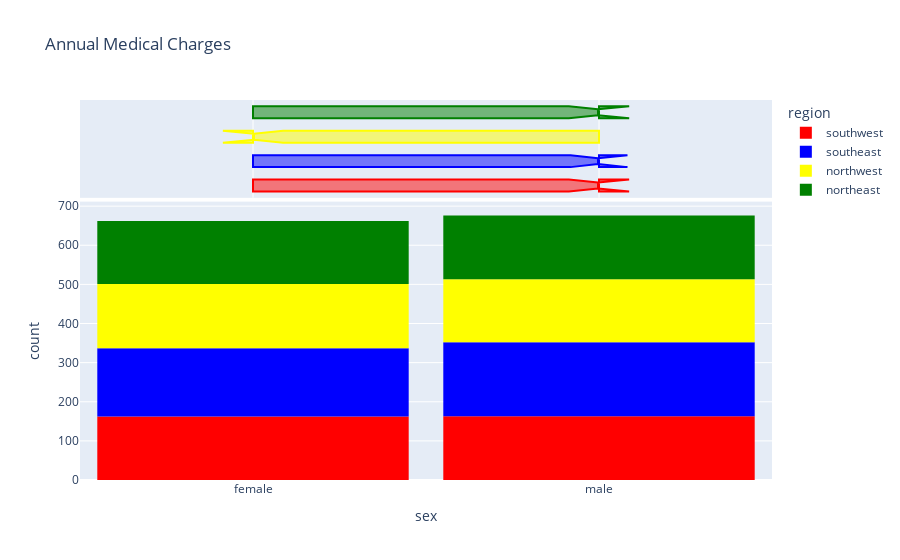

This figure's notebook cell:
### Code cell
fig = px.histogram(medical_df, 
                   x='sex', 
                   marginal='box', 
                   color='region', 
                   color_discrete_sequence=['red', 'blue','yellow','green'], 
                   title='Annual Medical Charges')
fig.update_layout(bargap=0.1)
fig.show()

### Figure 1 — Plotly figure (JSON) as saved in the notebook; plotly's stock layout.template omitted (floating-point values rounded to 4 significant figures; data arrays with more than 128 entries replaced by an {"elided": "..."} marker saying what was removed)
{"data": [{"alignmentgroup": "True", "bingroup": "x", "hovertemplate": "region=southwest<br>sex=%{x}<br>count=%{y}<extra></extra>", "legendgroup": "southwest", "marker": {"color": "red", "pattern": {"shape": ""}}, "name": "southwest", "offsetgroup": "southwest", "orientation": "v", "showlegend": true, "type": "histogram", "x": {"elided": "325 str values"}, "xaxis": "x", "yaxis": "y"}, {"alignmentgroup": "True", "hovertemplate": "region=southwest<br>sex=%{x}<extra></extra>", "legendgroup": "southwest", "marker": {"color": "red"}, "name": "southwest", "notched": true, "offsetgroup": "southwest", "showlegend": false, "type": "box", "x": {"elided": "325 str values"}, "xaxis": "x2", "yaxis": "y2"}, {"alignmentgroup": "True", "bingroup": "x", "hovertemplate": "region=southeast<br>sex=%{x}<br>count=%{y}<extra></extra>", "legendgroup": "southeast", "marker": {"color": "blue", "pattern": {"shape": ""}}, "name": "southeast", "offsetgroup": "southeast", "orientation": "v", "showlegend": true, "type": "histogram", "x": {"elided": "364 str values"}, "xaxis": "x", "yaxis": "y"}, {"alignmentgroup": "True", "hovertemplate": "region=southeast<br>sex=%{x}<extra></extra>", "legendgroup": "southeast", "marker": {"color": "blue"}, "name": "southeast", "notched": true, "offsetgroup": "southeast", "showlegend": false, "type": "box", "x": {"elided": "364 str values"}, "xaxis": "x2", "yaxis": "y2"}, {"alignmentgroup": "True", "bingroup": "x", "hovertemplate": "region=northwest<br>sex=%{x}<br>count=%{y}<extra></extra>", "legendgroup": "northwest", "marker": {"color": "yellow", "pattern": {"shape": ""}}, "name": "northwest", "offsetgroup": "northwest", "orientation": "v", "showlegend": true, "type": "histogram", "x": {"elided": "325 str values"}, "xaxis": "x", "yaxis": "y"}, {"alignmentgroup": "True", "hovertemplate": "region=northwest<br>sex=%{x}<extra></extra>", "legendgroup": "northwest", "marker": {"color": "yellow"}, "name": "northwest", "notched": true, "offsetgroup": "northwest", "showlegend": false, "type": "box", "x": {"elided": "325 str values"}, "xaxis": "x2", "yaxis": "y2"}, {"alignmentgroup": "True", "bingroup": "x", "hovertemplate": "region=northeast<br>sex=%{x}<br>count=%{y}<extra></extra>", "legendgroup": "northeast", "marker": {"color": "green", "pattern": {"shape": ""}}, "name": "northeast", "offsetgroup": "northeast", "orientation": "v", "showlegend": true, "type": "histogram", "x": {"elided": "324 str values"}, "xaxis": "x", "yaxis": "y"}, {"alignmentgroup": "True", "hovertemplate": "region=northeast<br>sex=%{x}<extra></extra>", "legendgroup": "northeast", "marker": {"color": "green"}, "name": "northeast", "notched": true, "offsetgroup": "northeast", "showlegend": false, "type": "box", "x": {"elided": "324 str values"}, "xaxis": "x2", "yaxis": "y2"}], "layout": {"autosize": true, "bargap": 0.1, "barmode": "relative", "legend": {"title": {"text": "region"}, "tracegroupgap": 0}, "title": {"text": "Annual Medical Charges"}, "xaxis": {"anchor": "y", "autorange": true, "domain": [0, 1], "range": [-0.5, 1.5], "title": {"text": "sex"}, "type": "category"}, "xaxis2": {"anchor": "y2", "autorange": true, "domain": [0, 1], "matches": "x", "range": [-0.5, 1.5], "showgrid": true, "showticklabels": false, "type": "category"}, "yaxis": {"anchor": "x", "autorange": true, "domain": [0, 0.7326], "range": [0, 711.6], "title": {"text": "count"}}, "yaxis2": {"anchor": "x2", "autorange": true, "domain": [0.7426, 1], "matches": "y2", "range": [-0.5, 3.5], "showgrid": false, "showline": false, "showticklabels": false, "ticks": "", "type": "category"}}}
